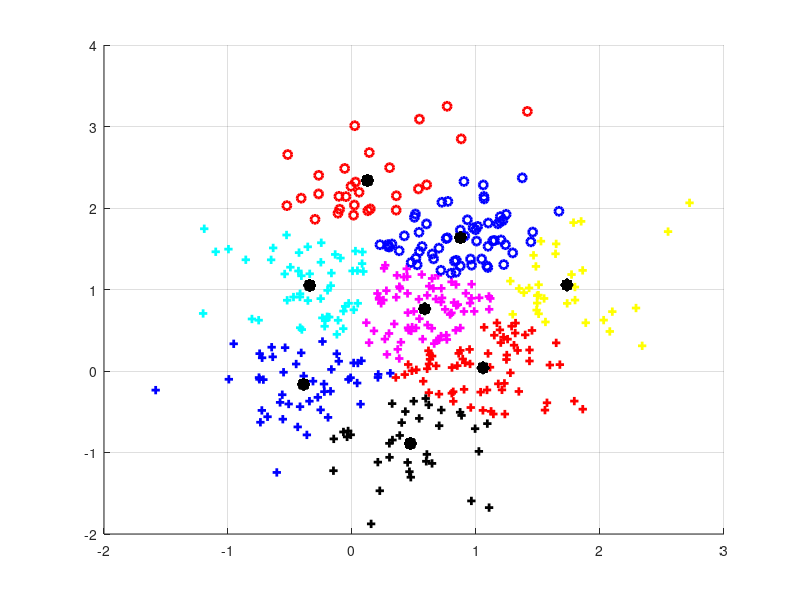

This chart was generated by the following MATLAB code:

clc
clear all
close all

Sigma = [0.5 0.05; 0.05 0.5];
f1    = mvnrnd([0.5 0]  ,Sigma,100);
f2    = mvnrnd([0.5 0.5],Sigma,100);
f3    = mvnrnd([0.5 1]  ,Sigma,100);
f4    = mvnrnd([0.5 1.5],Sigma,100);
F     = [f1;f2;f3;f4];

K     = 8;                                            % Cluster Numbers
KMI   = 40;                                           % K-means Iteration
CENTS = F( ceil(rand(K,1)*size(F,1)) ,:);             % Cluster Centers
DAL   = zeros(size(F,1),K+2);                         % Distances and Labels
CV    = '+r+b+c+m+k+yorobocomokoysrsbscsmsksy';       % Color Vector

for n = 1:KMI
    
   for i = 1:size(F,1)
      for j = 1:K  
        DAL(i,j) = norm(F(i,:) - CENTS(j,:));      
      end
      [Distance CN] = min(DAL(i,1:K));                % 1:K are Distance from Cluster Centers 1:K 
      DAL(i,K+1) = CN;                                % K+1 is Cluster Label
      DAL(i,K+2) = Distance;                          % K+2 is Minimum Distance
   end
   for i = 1:K
      A = (DAL(:,K+1) == i);                          % Cluster K Points
      CENTS(i,:) = mean(F(A,:));                      % New Cluster Centers
      if sum(isnan(CENTS(:))) ~= 0                    % If CENTS(i,:) Is Nan Then Replace It With Random Point
         NC = find(isnan(CENTS(:,1)) == 1);           % Find Nan Centers
         for Ind = 1:size(NC,1)
         CENTS(NC(Ind),:) = F(randi(size(F,1)),:);
         end
      end
   end
   
%% Plot   
clf
figure(1)
hold on
 for i = 1:K
PT = F(DAL(:,K+1) == i,:);                            % Find points of each cluster    
plot(PT(:,1),PT(:,2),CV(2*i-1:2*i),'LineWidth',2);    % Plot points with determined color and shape
plot(CENTS(:,1),CENTS(:,2),'*k','LineWidth',7);       % Plot cluster centers
 end
hold off
grid on
pause(0.1)
end
